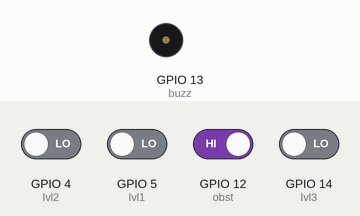
A sketch run on a simulated ESP8266 (NodeMCU). On the bench: buzzer (waves = sounding, pin HIGH). Inputs (shaded band) come from the test bench; at power-on: GPIO 12 (obst) HIGH, GPIO 4 (lvl2), GPIO 5 (lvl1), GPIO 14 (lvl3) LOW. WiFi joins after 1.5 s; servers stay silent unless stated; what the sketch prints to the serial monitor is not drawn.

Above: at 2.7 s.
2.8 s: GPIO 12 (obst) driven LOW
At 3.2 s:
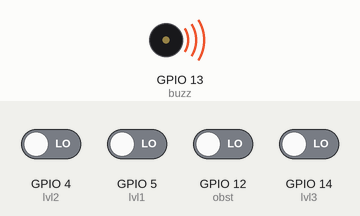
4.4 s: GPIO 12 (obst) driven HIGH
At 5.6 s:
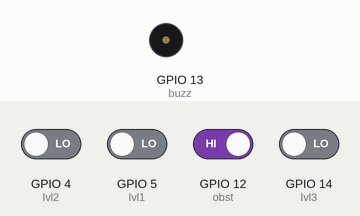
Timing chart, 0 to 7.4 s (numbered marks = the images above; inputs shaded):
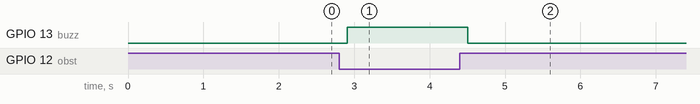

Measured:
- after the input at 2.8 s, GPIO 13 (buzz): LOW → HIGH after 0.10 s
- after the input at 4.4 s, GPIO 13 (buzz): HIGH → LOW after 0.11 s

The sketch:

trash_esp.ino
```cpp
// Trashbot esp pin assignmanets//

//D1 gp5   level 1
//D2 gp4   level 2
//D5 gp14  level 3
//D6 gp12  obst
//D7 gp13  buzzer

#include <WiFiManager.h>
#include <ESP8266WiFi.h>
#include <Firebase_ESP_Client.h>
#include "addons/TokenHelper.h"
//Provide the RTDB payload printing info and other helper functions.
#include "addons/RTDBHelper.h"
#define API_KEY "xxxxx"

// Insert RTDB URLefine the RTDB URL */
#define DATABASE_URL "xxxxxxxx"
#define FIREBASE_AUTH "xxxxxx"
#define lvl1 5
#define lvl2 4
#define lvl3 14
#define obst 12
#define buzz 13
int tlvl = 0;
int l1;
int l2;
int l3;

FirebaseData fbdo;
FirebaseAuth auth;
FirebaseConfig config;
bool signupOK = false;
void setup() {
  // put your setup code here, to run once:
Serial.begin(115200);
  WiFiManager wm;
bool res;
res = wm.autoConnect("Trashbot");
        config.api_key = API_KEY;
  config.database_url = DATABASE_URL;

  /* Sign up */
  if (Firebase.signUp(&config, &auth, "", "")){
    Serial.println("ok");
    signupOK = true;
  }
  else{
    Serial.printf("%s\n", config.signer.signupError.message.c_str());
  }

  /* Assign the callback function for the long running token generation task */
  config.token_status_callback = tokenStatusCallback; //see addons/TokenHelper.h

  Firebase.begin(&config, &auth);
  Firebase.reconnectWiFi(true);
  pinMode(lvl1,INPUT);
  pinMode(lvl2,INPUT);
  pinMode(lvl3,INPUT);
  pinMode(obst,INPUT);
  pinMode(buzz,OUTPUT);

}

void loop() {
l1 = digitalRead(lvl1);
l2 = digitalRead(lvl2);
l3 = digitalRead(lvl3);
 if (l1 == HIGH && l2 == HIGH && l3 == HIGH) {
    tlvl = 0;
  } else if (l1 == LOW && l2 == HIGH && l3 == HIGH) {
    tlvl = 28;
  } else if (l1 == LOW && l2 == LOW && l3 == HIGH) {
    tlvl = 56;
  } else if (l1 == LOW && l2 == LOW && l3 == LOW) {
    tlvl = 100;
  }
  else {
    tlvl = 0;
  }

if(digitalRead(obst)==LOW)
{
  digitalWrite(buzz,HIGH);
  }
  else
  {
    digitalWrite(buzz,LOW);
    }

   if (Firebase.ready() && signupOK){
    Firebase.RTDB.setInt(&fbdo, "data/level",tlvl);
    delay(50);
    }

}
```
